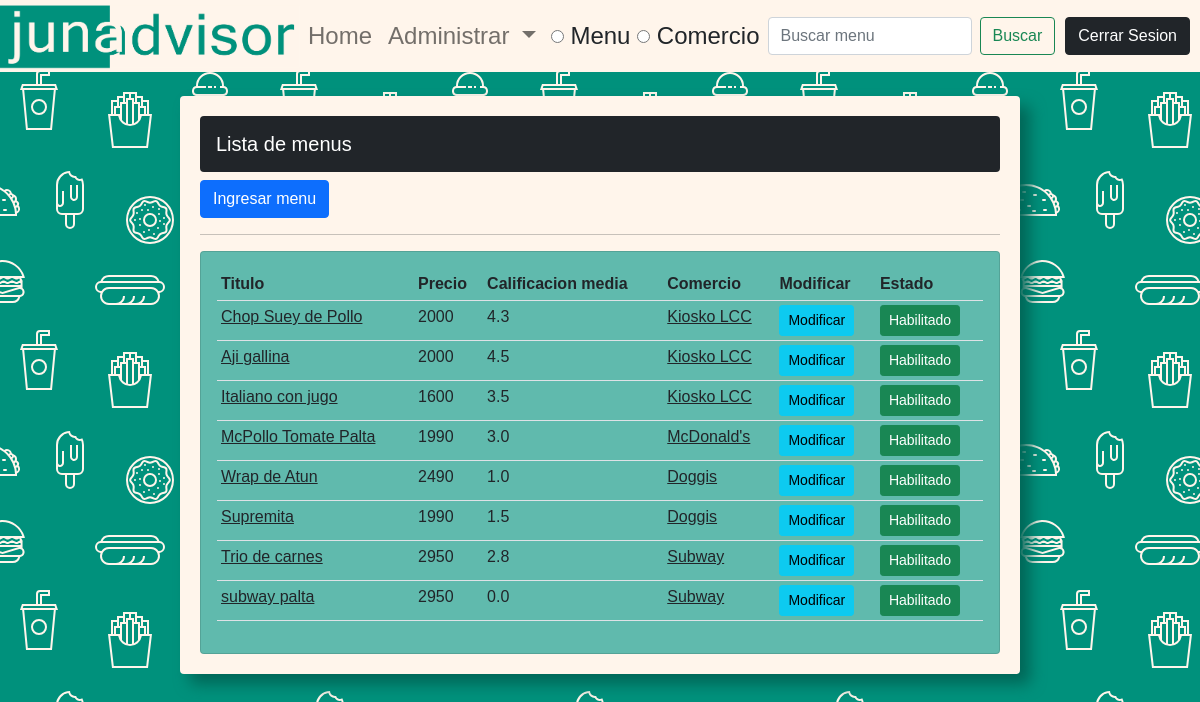
Page /administrar_menu/ (signed in) on the earlier database version.
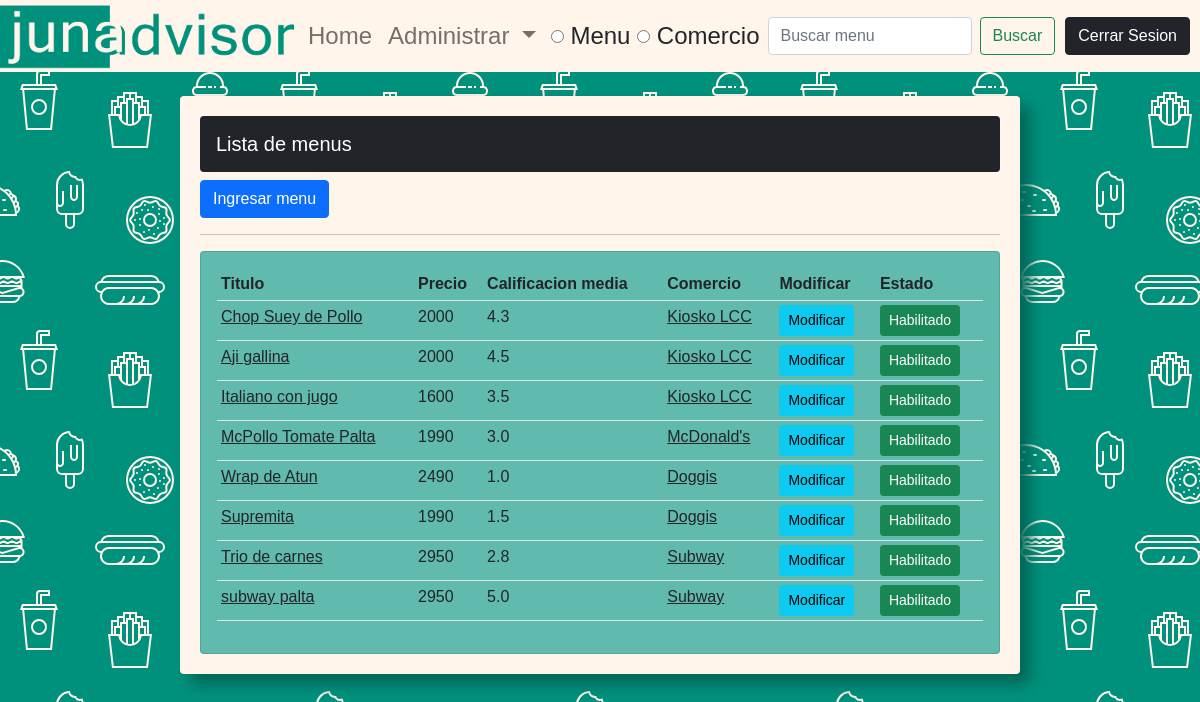
Same page on the later database version.
### app/models.py (models this page shows, shortened)
class Menu(models.Model):
    comercio = models.ForeignKey(Comercio, null=True, on_delete=models.SET_NULL)
    titulo = models.CharField(max_length=100, null=True)
    precio = models.PositiveIntegerField()
    descripcion = models.CharField(max_length=500, null=True)
    calificacion_media = models.FloatField(default=0)
    menu_pic  = models.ImageField(null=True, blank=True)
    is_active = models.BooleanField(default=True)
    categoria = models.ManyToManyField(Categoria)

class Comercio(models.Model):
    nombre = models.CharField(max_length=100, null=True)
    descripcion = models.CharField(max_length=500, null=True)
    direccion = models.CharField(max_length=100, null=True)
    is_active = models.BooleanField(default=True)

### app/decorators.py (the view)
        def wrapper_func(request, *args, **kwargs):
            group = None
            if request.user.groups.exists():
                group = request.user.groups.all()[0].name
            if group in allowed_roles:
                return view_func(request, *args, **kwargs)
            else:
                return HttpResponse('No estas autorizado para ver esta pagina')

### app/views.py (called while the page is built)
@login_required(login_url = 'login')
@allowed_users(allowed_roles=['admin'])
def administrarMenu(request): # Clase ControladorAdministrarMenu
    menus = Menu.objects.all()
    context = {'menus': menus}
    return render(request, 'app/admin_menu.html', context)

### app/templates/app/admin_menu.html (shortened to what this page needs)
{% extends 'app/main.html' %}
{% block content %}
<div class="w-100">
    <h5>Lista de menus</h5>
    <a class="btn btn-primary" href="{% url 'ingresar_menu'%}">Ingresar menu</a>
    <hr>
    <div class="card card-body overflow-auto">
        <table class="table table-sm">
            <tr>
                <th>Titulo</th>
                <th>Precio</th>
                <th>Calificacion media</th>
                <th>Comercio</th>
                <th>Modificar</th>
                <th>Estado</th>
            </tr>
            {% for menu in menus %}
            <tr>
                <td><a class="link-dark" href="{% url 'menu' menu.id %}">{{menu.titulo}}</a></td>
                <td>{{menu.precio}}</td>
                <td>{{menu.calificacion_media}}</td>
                <td><a class="link-dark" href="{% url 'comercio' menu.comercio.id %}">{{menu.comercio.nombre}}</a></td>
                <td><a class="btn btn-sm btn-info" href="{% url 'modificar_menu' menu.id %}">Modificar</a></td>
                {% if not menu.is_active %}
                    <td><a class="btn btn-sm btn-danger" href="">Deshabilitado</a></td>
                    {% else %}
                    <td><a class="btn btn-sm btn-success" href="">Habilitado</a></td>
                    {% endif %}
            </tr>
            {% endfor %}
        </table>
    </div>
</div>
{% endblock %}

Differences in the rows shown:
changed Menu "subway palta": calificacion_media "0.0" → "5.0"
